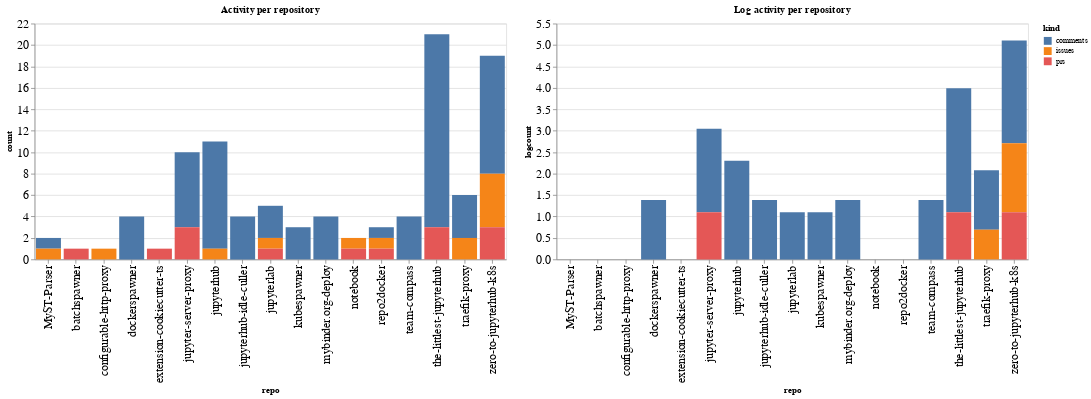

Here is the notebook cell this chart was saved with:
### Code cell
ch1 = alt.Chart(repo_summaries, width=600, title="Activity per repository").mark_bar().encode(
    x='repo',
    y='count',
    color='kind',
    tooltip="kind"
)

ch2 = alt.Chart(repo_summaries, width=600, title="Log activity per repository").mark_bar().encode(
    x='repo',
    y='logcount',
    color='kind',
    tooltip="kind"
)

ch1 | ch2

### Figure 1 — Vega-Lite specification as saved in the notebook (floating-point values rounded to 4 significant figures)
{"config": {"axisLeft": {"labelFontSize": 15}, "axisBottom": {"labelFontSize": 15}}, "hconcat": [{"mark": "bar", "encoding": {"color": {"type": "nominal", "field": "kind"}, "tooltip": {"type": "nominal", "field": "kind"}, "x": {"type": "nominal", "field": "repo"}, "y": {"type": "quantitative", "field": "count"}}, "title": "Activity per repository", "width": 600}, {"mark": "bar", "encoding": {"color": {"type": "nominal", "field": "kind"}, "tooltip": {"type": "nominal", "field": "kind"}, "x": {"type": "nominal", "field": "repo"}, "y": {"type": "quantitative", "field": "logcount"}}, "title": "Log activity per repository", "width": 600}], "data": {"name": "data-d2e24d5c57b804afe966e353f5b7df51"}, "$schema": "https://vega.github.io/schema/vega-lite/v4.8.1.json", "datasets": {"data-d2e24d5c57b804afe966e353f5b7df51": [{"repo": "MyST-Parser", "kind": "comments", "count": 1, "logcount": 0.0}, {"repo": "MyST-Parser", "kind": "issues", "count": 1, "logcount": 0.0}, {"repo": "batchspawner", "kind": "prs", "count": 1, "logcount": 0.0}, {"repo": "configurable-http-proxy", "kind": "issues", "count": 1, "logcount": 0.0}, {"repo": "dockerspawner", "kind": "comments", "count": 4, "logcount": 1.386}, {"repo": "extension-cookiecutter-ts", "kind": "prs", "count": 1, "logcount": 0.0}, {"repo": "jupyter-server-proxy", "kind": "comments", "count": 7, "logcount": 1.946}, {"repo": "jupyter-server-proxy", "kind": "prs", "count": 3, "logcount": 1.099}, {"repo": "jupyterhub", "kind": "comments", "count": 10, "logcount": 2.303}, {"repo": "jupyterhub", "kind": "issues", "count": 1, "logcount": 0.0}, {"repo": "jupyterhub-idle-culler", "kind": "comments", "count": 4, "logcount": 1.386}, {"repo": "jupyterlab", "kind": "comments", "count": 3, "logcount": 1.099}, {"repo": "jupyterlab", "kind": "issues", "count": 1, "logcount": 0.0}, {"repo": "jupyterlab", "kind": "prs", "count": 1, "logcount": 0.0}, {"repo": "kubespawner", "kind": "comments", "count": 3, "logcount": 1.099}, {"repo": "mybinder.org-deploy", "kind": "comments", "count": 4, "logcount": 1.386}, {"repo": "notebook", "kind": "issues", "count": 1, "logcount": 0.0}, {"repo": "notebook", "kind": "prs", "count": 1, "logcount": 0.0}, {"repo": "repo2docker", "kind": "comments", "count": 1, "logcount": 0.0}, {"repo": "repo2docker", "kind": "issues", "count": 1, "logcount": 0.0}, {"repo": "repo2docker", "kind": "prs", "count": 1, "logcount": 0.0}, {"repo": "team-compass", "kind": "comments", "count": 4, "logcount": 1.386}, {"repo": "the-littlest-jupyterhub", "kind": "comments", "count": 18, "logcount": 2.89}, {"repo": "the-littlest-jupyterhub", "kind": "prs", "count": 3, "logcount": 1.099}, {"repo": "traefik-proxy", "kind": "comments", "count": 4, "logcount": 1.386}, {"repo": "traefik-proxy", "kind": "issues", "count": 2, "logcount": 0.6931}, {"repo": "zero-to-jupyterhub-k8s", "kind": "comments", "count": 11, "logcount": 2.398}, {"repo": "zero-to-jupyterhub-k8s", "kind": "issues", "count": 5, "logcount": 1.609}, {"repo": "zero-to-jupyterhub-k8s", "kind": "prs", "count": 3, "logcount": 1.099}]}}
